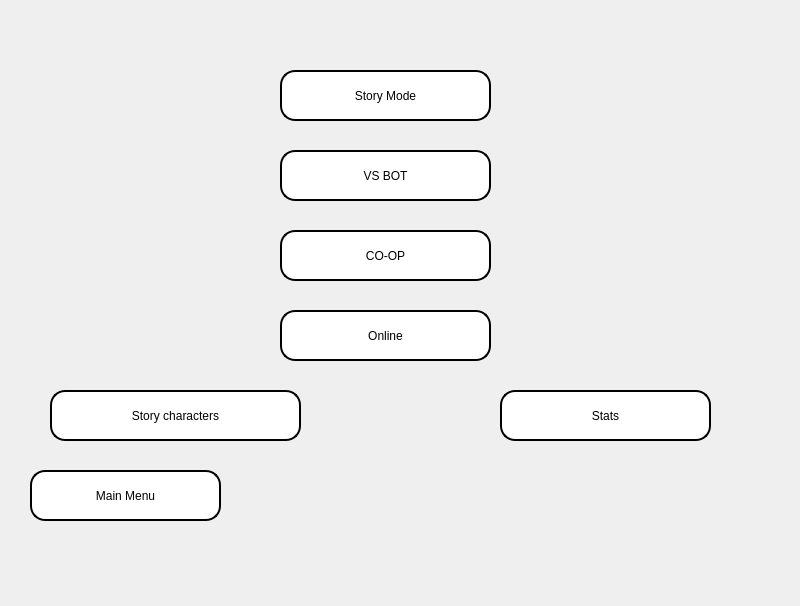
<?xml version="1.0" encoding="UTF-8"?>
<ui version="4.0">
 <class>playerMenu</class>
 <widget class="QMainWindow" name="playerMenu">
  <property name="geometry">
   <rect>
    <x>0</x>
    <y>0</y>
    <width>800</width>
    <height>606</height>
   </rect>
  </property>
  <property name="windowTitle">
   <string>MainWindow</string>
  </property>
  <property name="styleSheet">
   <string notr="true">color:rgb(0, 0, 0);
font: italic 18pt &quot;Segoe UI&quot;;
</string>
  </property>
  <widget class="QWidget" name="centralwidget">
   <widget class="QPushButton" name="vsbbotPB">
    <property name="geometry">
     <rect>
      <x>280</x>
      <y>150</y>
      <width>211</width>
      <height>51</height>
     </rect>
    </property>
    <property name="styleSheet">
     <string notr="true">color:rgb(0, 0, 0);
background-color:rgb(255, 255, 255);
font: 18pt &quot;Segoe UI&quot;;    border-style: outset;
    border-width: 2px;
    border-radius: 15px; 
    border-color: black;
    padding: 4px;</string>
    </property>
    <property name="text">
     <string>VS BOT</string>
    </property>
   </widget>
   <widget class="QPushButton" name="CoPB">
    <property name="geometry">
     <rect>
      <x>280</x>
      <y>230</y>
      <width>211</width>
      <height>51</height>
     </rect>
    </property>
    <property name="styleSheet">
     <string notr="true">color:rgb(0, 0, 0);
background-color:rgb(255, 255, 255);
font: 18pt &quot;Segoe UI&quot;;    border-style: outset;
    border-width: 2px;
    border-radius: 15px; 
    border-color: black;
    padding: 4px;</string>
    </property>
    <property name="text">
     <string>CO-OP</string>
    </property>
   </widget>
   <widget class="QPushButton" name="onlinePB">
    <property name="geometry">
     <rect>
      <x>280</x>
      <y>310</y>
      <width>211</width>
      <height>51</height>
     </rect>
    </property>
    <property name="styleSheet">
     <string notr="true">color:rgb(0, 0, 0);
background-color:rgb(255, 255, 255);
font: 18pt &quot;Segoe UI&quot;;
    border-style: outset;
    border-width: 2px;
    border-radius: 15px; 
    border-color: black;
    padding: 4px;</string>
    </property>
    <property name="text">
     <string>Online</string>
    </property>
   </widget>
   <widget class="QPushButton" name="statsPB">
    <property name="geometry">
     <rect>
      <x>500</x>
      <y>390</y>
      <width>211</width>
      <height>51</height>
     </rect>
    </property>
    <property name="styleSheet">
     <string notr="true">color:rgb(0, 0, 0);
background-color:rgb(255, 255, 255);
font: 18pt &quot;Segoe UI&quot;;    border-style: outset;
    border-width: 2px;
    border-radius: 15px; 
    border-color: black;
    padding: 4px;</string>
    </property>
    <property name="text">
     <string>Stats</string>
    </property>
   </widget>
   <widget class="QPushButton" name="pushButton">
    <property name="geometry">
     <rect>
      <x>30</x>
      <y>470</y>
      <width>191</width>
      <height>51</height>
     </rect>
    </property>
    <property name="styleSheet">
     <string notr="true">color:rgb(0, 0, 0);
background-color:rgb(255, 255, 255);
font: 18pt &quot;Segoe UI&quot;;    border-style: outset;
    border-width: 2px;
    border-radius: 15px; 
    border-color: black;
    padding: 4px;</string>
    </property>
    <property name="text">
     <string>Main Menu</string>
    </property>
   </widget>
   <widget class="QPushButton" name="STPb">
    <property name="geometry">
     <rect>
      <x>280</x>
      <y>70</y>
      <width>211</width>
      <height>51</height>
     </rect>
    </property>
    <property name="styleSheet">
     <string notr="true">color:rgb(0, 0, 0);
background-color:rgb(255, 255, 255);
font: 18pt &quot;Segoe UI&quot;;    border-style: outset;
    border-width: 2px;
    border-radius: 15px; 
    border-color: black;
    padding: 4px;</string>
    </property>
    <property name="text">
     <string>Story Mode</string>
    </property>
   </widget>
   <widget class="QLabel" name="label">
    <property name="geometry">
     <rect>
      <x>0</x>
      <y>-10</y>
      <width>831</width>
      <height>631</height>
     </rect>
    </property>
    <property name="styleSheet">
     <string notr="true">background-image: url(:/photos/background.jpg);</string>
    </property>
    <property name="text">
     <string/>
    </property>
    <property name="pixmap">
     <pixmap resource="newRc.qrc">:/photos/background.jpg</pixmap>
    </property>
    <property name="scaledContents">
     <bool>true</bool>
    </property>
   </widget>
   <widget class="QPushButton" name="chPb">
    <property name="geometry">
     <rect>
      <x>50</x>
      <y>390</y>
      <width>251</width>
      <height>51</height>
     </rect>
    </property>
    <property name="styleSheet">
     <string notr="true">color:rgb(0, 0, 0);
background-color:rgb(255, 255, 255);
font: 18pt &quot;Segoe UI&quot;;    border-style: outset;
    border-width: 2px;
    border-radius: 15px; 
    border-color: black;
    padding: 4px;</string>
    </property>
    <property name="text">
     <string>Story characters</string>
    </property>
   </widget>
   <zorder>label</zorder>
   <zorder>vsbbotPB</zorder>
   <zorder>CoPB</zorder>
   <zorder>onlinePB</zorder>
   <zorder>statsPB</zorder>
   <zorder>pushButton</zorder>
   <zorder>STPb</zorder>
   <zorder>chPb</zorder>
  </widget>
 </widget>
 <resources>
  <include location="newRc.qrc"/>
 </resources>
 <connections/>
</ui>
